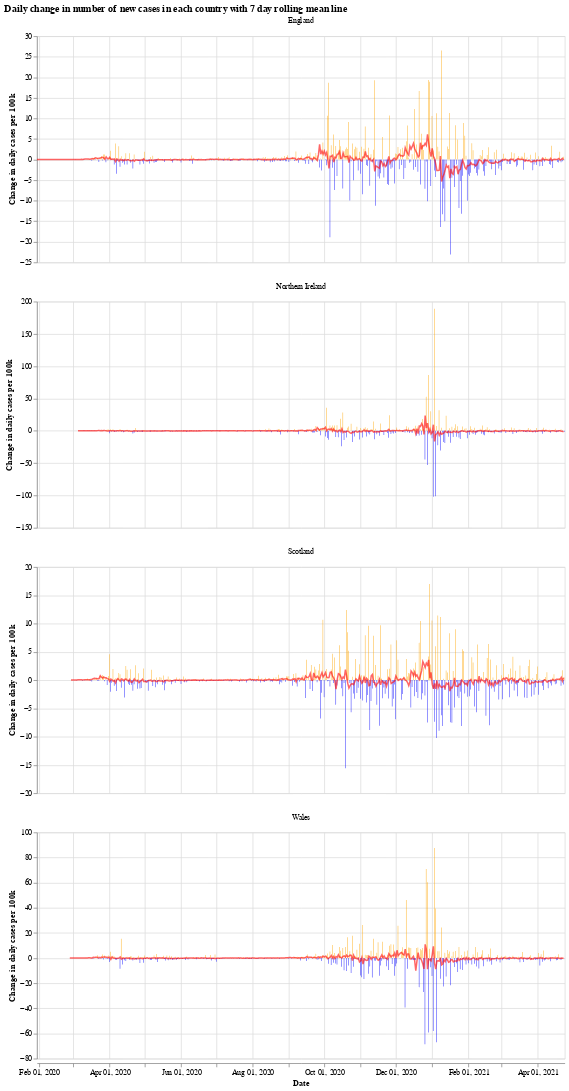

Notebook code for this chart:
### Markdown cell above
We will use the Python library `Altair` for visualising the data, see the [altair docs](https://altair-viz.github.io/) for more information.

First we have a graph which shows the daily change in the number of new cases for each country. This number jumps up and down all over the place, which is likely due to delay in reporting of new cases over the weekend. Another interesting thing is that it looks like the daily cases in Wales experienced a much shorter period of calm over the summer (calm in the sense of daily cases not jumping up and down).

The orange bars are days when the number of new cases (per 100k population) was more than the previous day, while the blue are days when the number of new cases dropped. The red line is the 7 day moving average. 

When the moving average line is below 0, it means that there is a consistent drop in new cases. We can see this clearly happening around the times that lockdowns were introduced (though, to varying degrees). I will update the graphs soon with a marker of when each lockdown started.

### Code cell
# collapse
import altair as alt

bars = alt.Chart(uk_cases).mark_bar().encode(
    x=alt.X("yearmonthdate(date):T", axis=alt.Axis(title='Date')),
    y=alt.Y("casesChangeRate:Q", axis=alt.Axis(title='Change in daily cases per 100k')),
    tooltip='casesChange',
    color=alt.condition(
        alt.datum.casesChangeRate > 0,
        alt.value("orange"),  # The positive color
        alt.value("blue")  # The negative color
    )
).properties(title='Daily change in number of new cases with 7 day rolling mean',width=700).interactive()

line = alt.Chart(uk_cases).mark_line(
    color='red',
    size=2,
    opacity=0.6
).transform_window(
    rolling_mean='mean(casesChangeRate)',
    frame=[0, 7],
    groupby=['areaName']
).encode(
    x='yearmonthdate(date):T',
    y='rolling_mean:Q'
)

alt.layer(bars, line, data=uk_cases).facet(alt.Column(
    'areaName', title=''), columns=1).resolve_scale(y='independent').properties(title='Daily change in number of new cases in each country with 7 day rolling mean line')

### Figure 1 — Vega-Lite specification as saved in the notebook (floating-point values rounded to 4 significant figures; data arrays with more than 128 entries replaced by an {"elided": "..."} marker saying what was removed)
{"config": {"view": {"continuousWidth": 400, "continuousHeight": 300}}, "data": {"name": "data-731e2e7f6d8dba69a69f928384378b5d"}, "facet": {"type": "nominal", "field": "areaName", "title": ""}, "spec": {"layer": [{"mark": "bar", "encoding": {"color": {"condition": {"value": "orange", "test": "(datum.casesChangeRate > 0)"}, "value": "blue"}, "tooltip": {"type": "quantitative", "field": "casesChange"}, "x": {"type": "temporal", "axis": {"title": "Date"}, "field": "date", "timeUnit": "yearmonthdate"}, "y": {"type": "quantitative", "axis": {"title": "Change in daily cases per 100k"}, "field": "casesChangeRate"}}, "selection": {"selector001": {"type": "interval", "bind": "scales", "encodings": ["x", "y"]}}, "title": "Daily change in number of new cases with 7 day rolling mean", "width": 700}, {"mark": {"type": "line", "color": "red", "opacity": 0.6, "size": 2}, "encoding": {"x": {"type": "temporal", "field": "date", "timeUnit": "yearmonthdate"}, "y": {"type": "quantitative", "field": "rolling_mean"}}, "transform": [{"window": [{"op": "mean", "field": "casesChangeRate", "as": "rolling_mean"}], "frame": [0, 7], "groupby": ["areaName"]}]}]}, "columns": 1, "resolve": {"scale": {"y": "independent"}}, "title": "Daily change in number of new cases in each country with 7 day rolling mean line", "$schema": "https://vega.github.io/schema/vega-lite/v4.8.1.json", "datasets": {"data-731e2e7f6d8dba69a69f928384378b5d": {"elided": "1708 records"}}}
